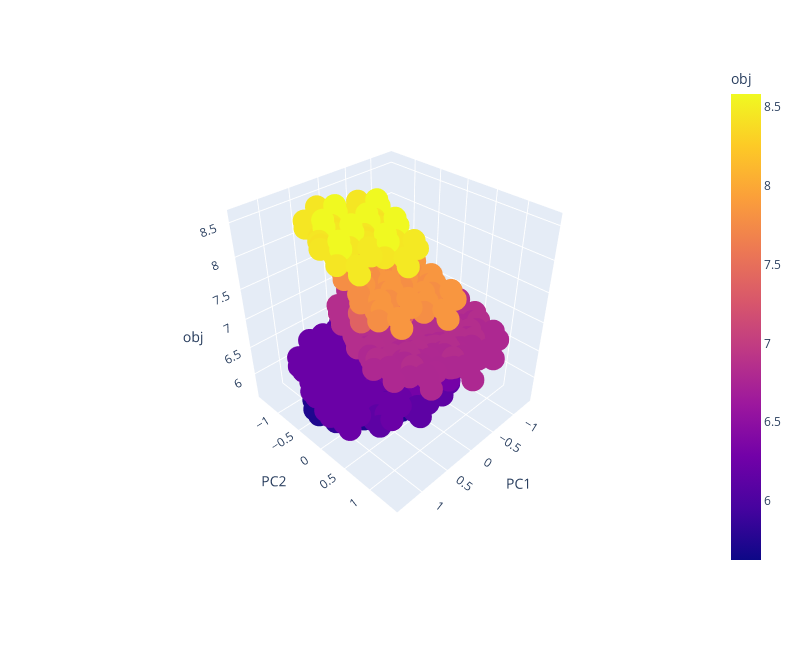

Write notebook code for a chart like this one.
### Code cell
fig = px.scatter_3d(df1, x='PC1', y='PC2', z='obj',
              color='obj', width=800, height=650)
fig.show()

### Figure 1 — Plotly figure (JSON) as saved in the notebook; plotly's stock layout.template omitted (floating-point values rounded to 4 significant figures; data arrays with more than 128 entries replaced by an {"elided": "..."} marker saying what was removed)
{"data": [{"hovertemplate": "PC1=%{x}<br>PC2=%{y}<br>obj=%{marker.color}<extra></extra>", "legendgroup": "", "marker": {"color": {"elided": "2559 float values"}, "coloraxis": "coloraxis", "symbol": "circle"}, "mode": "markers", "name": "", "scene": "scene", "showlegend": false, "type": "scatter3d", "x": {"elided": "2559 float values"}, "y": {"elided": "2559 float values"}, "z": {"elided": "2559 float values"}}], "layout": {"coloraxis": {"colorbar": {"title": {"text": "obj"}}, "colorscale": [[0, "#0d0887"], [0.1111, "#46039f"], [0.2222, "#7201a8"], [0.3333, "#9c179e"], [0.4444, "#bd3786"], [0.5556, "#d8576b"], [0.6667, "#ed7953"], [0.7778, "#fb9f3a"], [0.8889, "#fdca26"], [1, "#f0f921"]]}, "height": 650, "legend": {"tracegroupgap": 0}, "margin": {"t": 60}, "scene": {"aspectmode": "auto", "aspectratio": {"x": 0.9593, "y": 0.9973, "z": 1.045}, "camera": {"center": {"x": 0, "y": 0, "z": 0}, "eye": {"x": 1.639, "y": 1.639, "z": 1.639}, "projection": {"type": "perspective"}, "up": {"x": 0, "y": 0, "z": 1}}, "domain": {"x": [0, 1], "y": [0, 1]}, "xaxis": {"title": {"text": "PC1"}, "type": "linear"}, "yaxis": {"title": {"text": "PC2"}, "type": "linear"}, "zaxis": {"title": {"text": "obj"}, "type": "linear"}}, "width": 800}}
